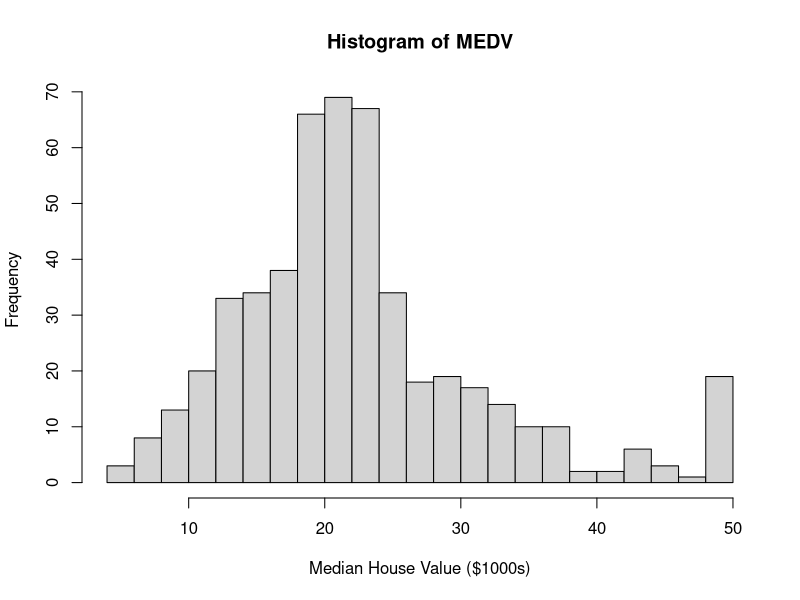
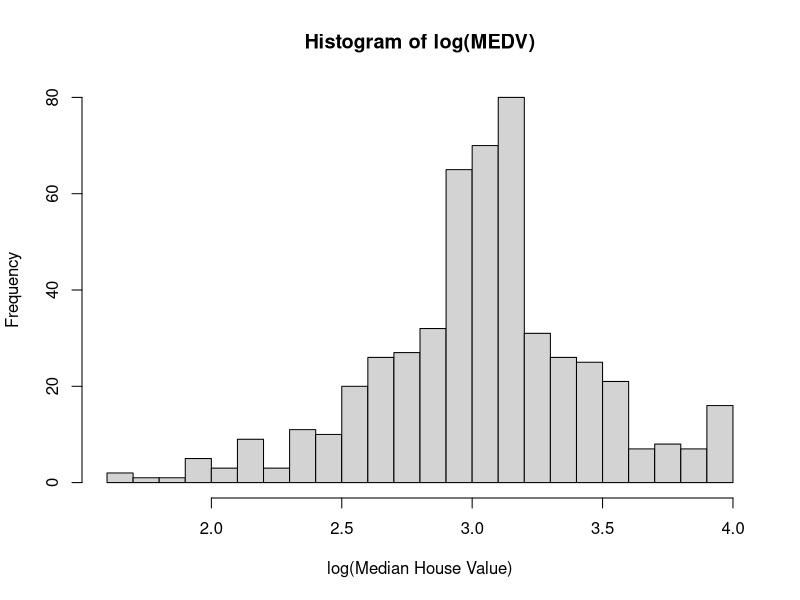
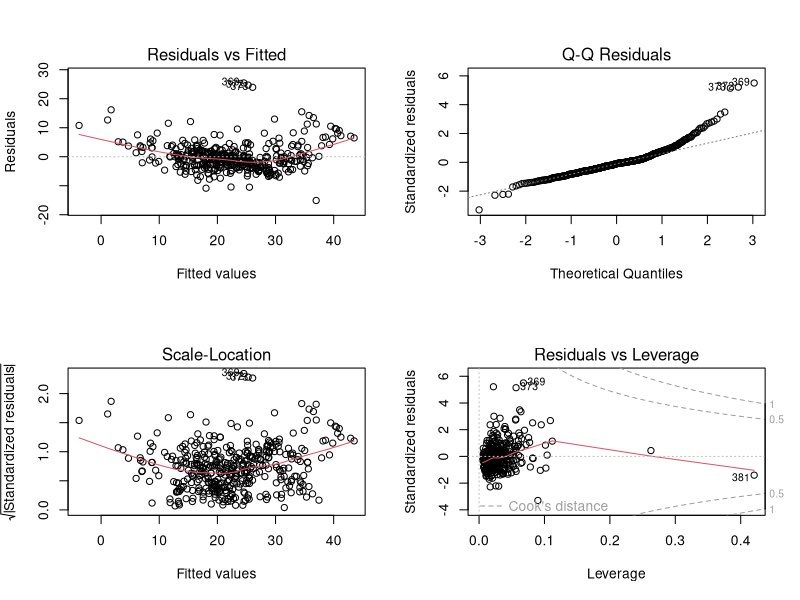
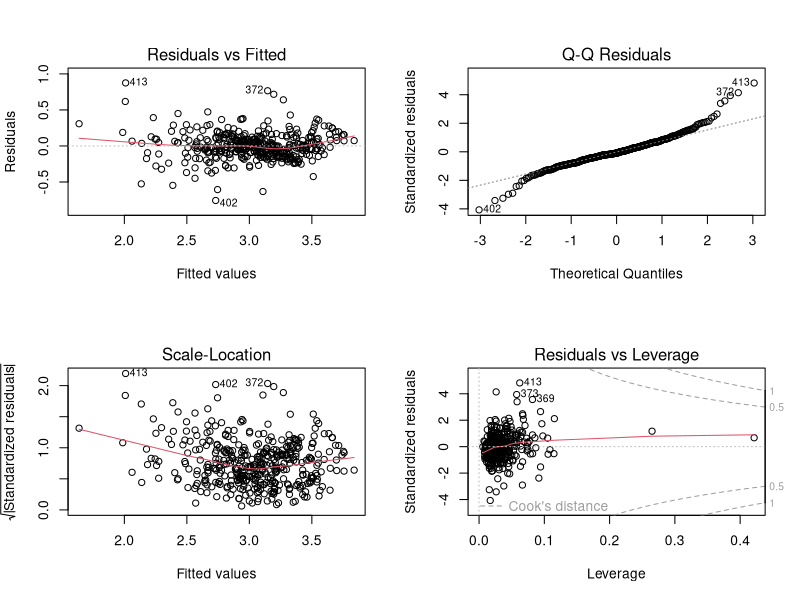
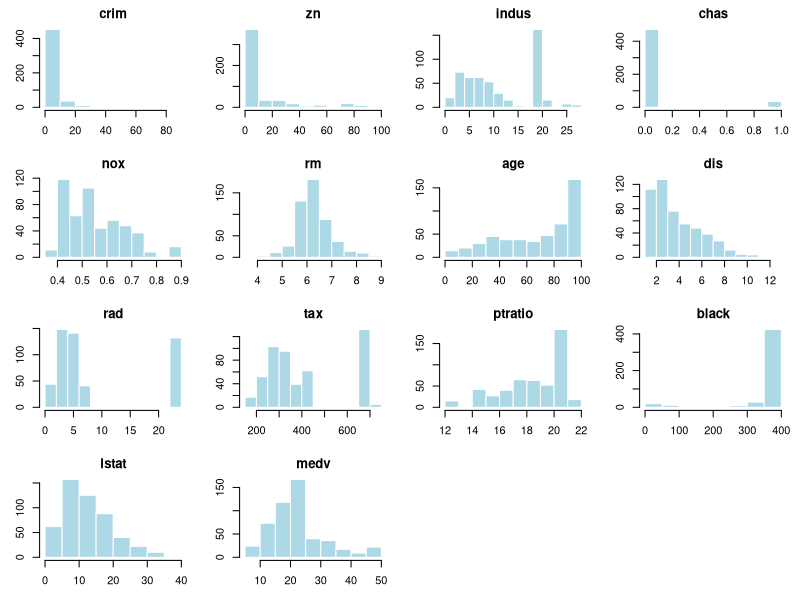
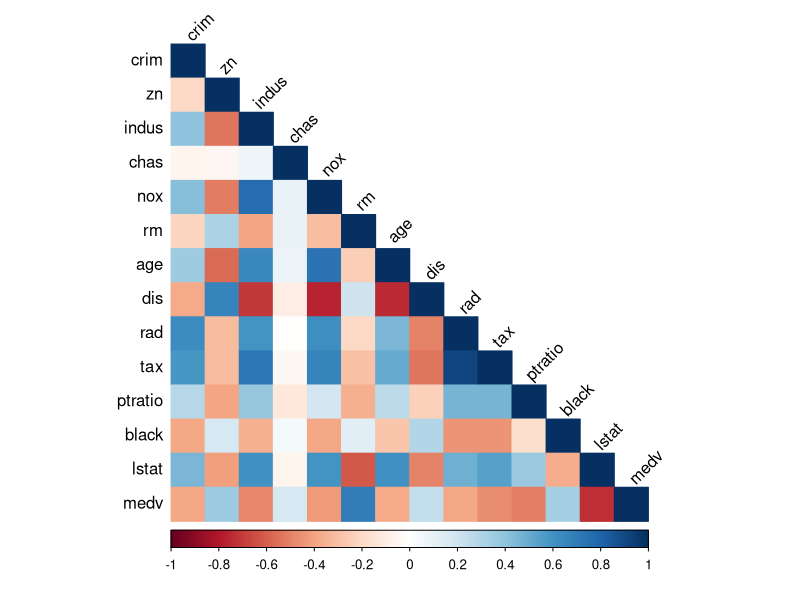
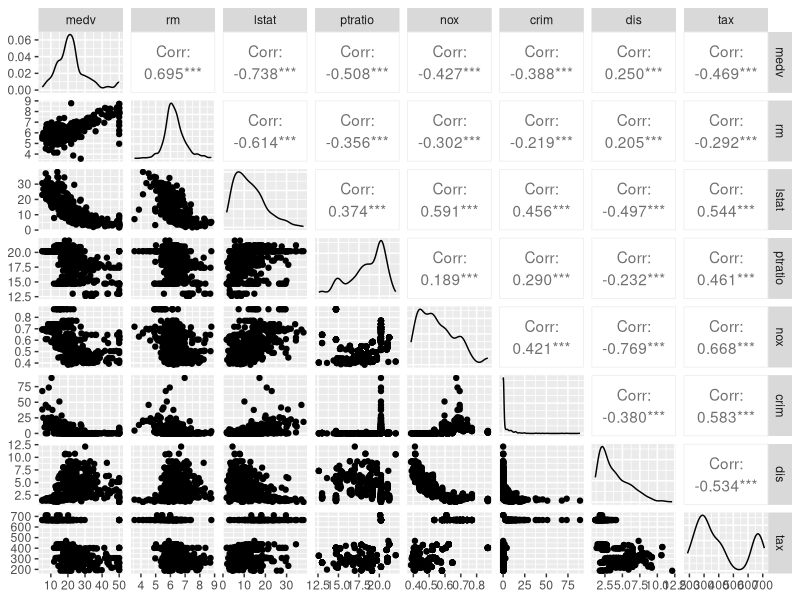

Reproduce these figures in R, in order.
###############################################################################
# SDS-301 Modern Regression Analysis
# Final Project: House Price Prediction (Boston Housing)
# Language: R
###############################################################################

# ========================= 0. PACKAGES ======================================

# Install packages once if needed (do NOT run every time)
# install.packages(c("MASS", "tidyverse", "corrplot",
#                    "car", "lmtest", "GGally", "caret"))

library(MASS)       # Boston dataset
library(tidyverse)  # dplyr, ggplot2
library(corrplot)   # correlation plots
library(car)        # VIF
library(lmtest)     # Breusch-Pagan test
library(GGally)     # ggpairs
library(caret)      # cross-validation

set.seed(123)

# ========================= 1. LOAD DATA =====================================

data("Boston")
df <- Boston

cat("Number of observations:", nrow(df), "\n")
cat("Number of variables:", ncol(df), "\n\n")

str(df)
summary(df)

# Check missing values
colSums(is.na(df))

# ========================= 2. EDA ===========================================

# ----- 2.1 Descriptive statistics -------------------------------------------
eda_summary <- df %>%
  summarise(across(
    everything(),
    list(
      mean = mean,
      sd   = sd,
      min  = min,
      q1   = ~quantile(.x, 0.25),
      med  = median,
      q3   = ~quantile(.x, 0.75),
      max  = max
    ),
    .names = "{.col}_{.fn}"
  ))
print(eda_summary)

# ----- 2.2 Histograms -------------------------------------------------------
pdf("histograms_all_variables.pdf", width = 10, height = 8)
par(mfrow = c(4, 4), mar = c(3, 3, 2, 1))
for (v in names(df)) {
  hist(df[[v]],
       main = v,
       xlab = "",
       col = "lightblue",
       border = "white")
}
dev.off()

# ----- 2.3 Response skewness: log-transformation check ----------------------
hist(df$medv, breaks = 30, col = "lightgray",
     main = "Histogram of MEDV",
     xlab = "Median House Value ($1000s)")

hist(log(df$medv), breaks = 30, col = "lightgray",
     main = "Histogram of log(MEDV)",
     xlab = "log(Median House Value)")

# ----- 2.4 Correlation matrix -----------------------------------------------
cor_mat <- cor(df)
sort(cor_mat[, "medv"], decreasing = TRUE)

pdf("correlation_matrix.pdf", width = 8, height = 8)
corrplot(cor_mat, method = "color", type = "lower",
         tl.col = "black", tl.srt = 45)
dev.off()

# ----- 2.5 Scatterplots with response ---------------------------------------
pdf("pairs_with_medv.pdf", width = 10, height = 10)
ggpairs(df, columns = c("medv","rm","lstat","ptratio","nox","crim","dis","tax"))
dev.off()

# ========================= 3. MODELING ======================================

# Train / test split
train_idx <- createDataPartition(df$medv, p = 0.8, list = FALSE)
train <- df[train_idx, ]
test  <- df[-train_idx, ]

rmse <- function(y, yhat) sqrt(mean((y - yhat)^2))

# ----- 3.1 Full linear model ------------------------------------------------
model_full <- lm(medv ~ ., data = train)
summary(model_full)

# ----- 3.2 Stepwise model ---------------------------------------------------
model_step <- step(model_full, direction = "both", trace = 0)
summary(model_step)

# ----- 3.3 Polynomial model -------------------------------------------------
model_poly <- lm(
  medv ~ rm + I(rm^2) +
    lstat + I(lstat^2) +
    ptratio + nox + chas,
  data = train
)
summary(model_poly)

# ----- 3.4 Log-transformed response model -----------------------------------
model_log <- lm(log(medv) ~ ., data = train)
summary(model_log)

# ========================= 4. DIAGNOSTICS & SELECTION =======================

# Diagnostics for stepwise model
par(mfrow = c(2, 2))
plot(model_step)
par(mfrow = c(1, 1))

# Residual tests
shapiro.test(residuals(model_step))
bptest(model_step)
vif(model_step)

# Diagnostics for log model
par(mfrow = c(2, 2))
plot(model_log)
par(mfrow = c(1, 1))

shapiro.test(residuals(model_log))
bptest(model_log)
vif(model_log)

# ========================= 5. MODEL COMPARISON=================================

# Predictions on test set
pred_full  <- predict(model_full, newdata = test)
pred_step  <- predict(model_step, newdata = test)
pred_poly  <- predict(model_poly, newdata = test)
pred_log   <- exp(predict(model_log, newdata = test))  # back-transform

model_comp <- data.frame(
  Model = c("Full", "Stepwise", "Polynomial", "Log-Linear"),
  RMSE  = c(rmse(test$medv, pred_full),
            rmse(test$medv, pred_step),
            rmse(test$medv, pred_poly),
            rmse(test$medv, pred_log)),
  R2    = c(cor(test$medv, pred_full)^2,
            cor(test$medv, pred_step)^2,
            cor(test$medv, pred_poly)^2,
            cor(test$medv, pred_log)^2)
)
print(model_comp)

# Cross-validation for stepwise model
train_control <- trainControl(method = "cv", number = 10)
cv_step <- train(
  medv ~ .,
  data = train[, all.vars(formula(model_step))],
  method = "lm",
  trControl = train_control
)
cv_step$results

# ========================= 6. FINAL MODEL ===================================

# Choosing log-linear as final model for better residuals
final_model <- model_log
summary(final_model)

# Predictions and metrics
final_train_pred <- exp(predict(final_model, train))
final_test_pred  <- exp(predict(final_model, test))

final_results <- data.frame(
  Set  = c("Train", "Test"),
  R2   = c(cor(train$medv, final_train_pred)^2,
           cor(test$medv, final_test_pred)^2),
  RMSE = c(rmse(train$medv, final_train_pred),
           rmse(test$medv, final_test_pred))
)
print(final_results)

# ========================= 7. INTERPRETATION ================================

coefs <- coef(final_model)

cat("\nLog-linear model interpretation examples:\n")
cat("rm: a one-unit increase in rooms increases median house value by approximately",
    round((exp(coefs["rm"]) - 1) * 100, 2), "%, holding other variables constant.\n")
cat("lstat: a 1% increase in lower-status population decreases median house value by approximately",
    round((exp(coefs["lstat"]) - 1) * 100, 2), "%.\n")

# ========================= 8. SAVE OUTPUTS ==================================

coef_df <- as.data.frame(summary(final_model)$coefficients)
coef_df$Variable <- rownames(coef_df)
coef_df <- coef_df[, c("Variable", "Estimate", "Std. Error", "t value", "Pr(>|t|)")]

write.csv(coef_df, "final_model_coefficients.csv", row.names = FALSE)
write.csv(final_results, "final_model_metrics.csv", row.names = FALSE)

cat("\n===== DONE: Code executed successfully. All outputs saved. =====\n")
###############################################################################